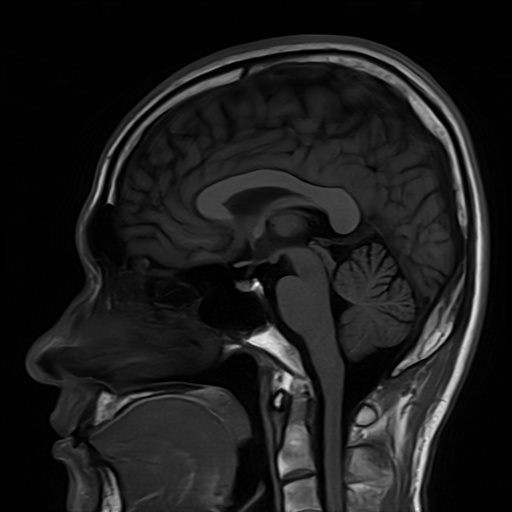
%> input picture Experiment_08/Inputs/images/Brain_MRI.png, 512 x 512 px
$ octave --eval "result = task_9_4_morphological_boundaries;"   (GNU Octave 9; MATLAB toolbox functions it lacks are replaced by stand-ins)
%> lines starting %> are read from the running program, lines starting %| are printed output that depends on the picture; in (x1, y1, x2, y2) boxes, pixels count from 0 and x2, y2 are one past the last pixel; in counts of white or black regions, pixels touching at a corner belong together; the program's own positions count from 1
%% ==============================================================================
%% EXPERIMENT 09: TASK 9.4 - MORPHOLOGICAL BOUNDARY EXTRACTION (MATLAB)
%% ==============================================================================
function df = task_9_4_morphological_boundaries()
    baseDir = fileparts(fileparts(mfilename('fullpath')));
    imgPath = fullfile(baseDir, 'Inputs', 'images', 'Brain_MRI.png');
    outDir = fullfile(baseDir, 'Outputs', 'MATLAB');
    tabDir = fullfile(baseDir, 'Tables');
    if ~exist(outDir, 'dir'); mkdir(outDir); end
    if ~exist(tabDir, 'dir'); mkdir(tabDir); end

    mri = imread(imgPath);
%> mri is the input picture: size 512x512x3 uint8; min 0, max 254, mean 27.9
    if size(mri, 3) == 3; mri = rgb2gray(mri); end
    if size(mri, 1) ~= 512 || size(mri, 2) ~= 512
        mri = imresize(mri, [512, 512]);
    end

    se3 = strel('disk', 1, 0);
    cleanTumor = imopen(imclose(mri > 175, se3), se3);
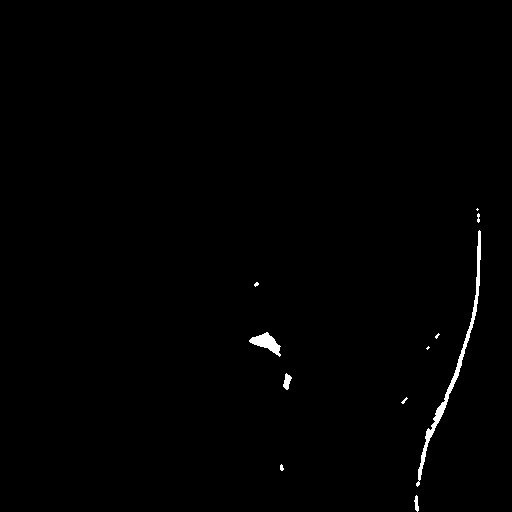
%> cleanTumor: size 512x512 logical; 0.64% white; 11 white regions (5 under 20 px), largest, box (x1, y1, x2, y2) and area: (416, 230, 481, 487) 1062, (249, 332, 281, 357) 358, (283, 373, 292, 390) 89, (414, 495, 419, 512) 53, (477, 213, 480, 223) 22, (280, 464, 284, 471) 20

    % (a) Internal Boundary: A - (A (-) B)
    bInternal = cleanTumor & ~imerode(cleanTumor, se3);
%> bInternal: size 512x512 logical; 0.28% white in thin lines or dots, all inside (x1, y1, x2, y2) = (249, 208, 481, 512)

    % (b) External Boundary: (A (+) B) - A
    bExternal = imdilate(cleanTumor, se3) & ~cleanTumor;
%> bExternal: size 512x512 logical; 0.3% white in thin lines or dots, all inside (x1, y1, x2, y2) = (248, 207, 482, 512)

    % (c) Symmetrical Gradient: (A (+) B) - (A (-) B)
    bGradient = imdilate(cleanTumor, se3) & ~imerode(cleanTumor, se3);
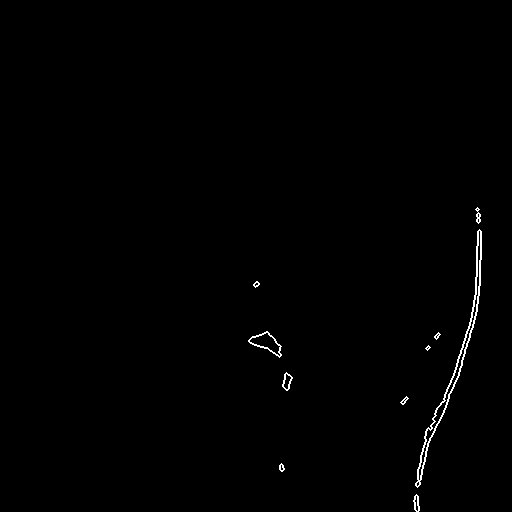
%> bGradient: size 512x512 logical; 0.57% white in thin lines or dots, all inside (x1, y1, x2, y2) = (248, 207, 482, 512)

    pInt = sum(bInternal(:));
%> pInt = 728
    pExt = sum(bExternal(:));
%> pExt = 775
    pGrad = sum(bGradient(:));
%> pGrad = 1503

    fprintf('==================================================================\n');
    fprintf('TASK 9.4: MORPHOLOGICAL BOUNDARY EXTRACTION BENCHMARK (MATLAB)\n');
    fprintf('==================================================================\n');
    fprintf('%-34s | %-20s | %-24s\n', 'Boundary Formulation', 'Perimeter (Pixels)', 'Theoretical Thickness');
    fprintf('----------------------------------------------------------------------------------\n');
    fprintf('%-34s | %-20d | 1 Pixel Wide (Inside)\n', 'Internal Boundary: A - (A ⊖ B)', pInt);
%| Internal Boundary: A - (A ⊖ B)   | 728                  | 1 Pixel Wide (Inside)
    fprintf('%-34s | %-20d | 1 Pixel Wide (Outside)\n', 'External Boundary: (A ⊕ B) - A', pExt);
%| External Boundary: (A ⊕ B) - A   | 775                  | 1 Pixel Wide (Outside)
    fprintf('%-34s | %-20d | 2 Pixels Wide (Centered)\n', 'Symmetrical Gradient: (A ⊕ B) - (A ⊖ B)', pGrad);
%| Symmetrical Gradient: (A ⊕ B) - (A ⊖ B) | 1503                 | 2 Pixels Wide (Centered)

    df = table({
        'Internal Boundary: A - (A ⊖ B)';
        'External Boundary: (A ⊕ B) - A';
        'Symmetrical Gradient: (A ⊕ B) - (A ⊖ B)'
    }, [pInt; pExt; pGrad], [1; 1; 2], {
        'Inside true boundary';
        'Outside true boundary';
        'Straddles true boundary'
    }, 'VariableNames', {'Formulation', 'Perimeter_Pixels', 'Thickness_Pixels', 'Location'});
%> df = 3 items; Perimeter_Pixels and Thickness_Pixels: 728 1, 775 1, 1503 2
    csvPath = fullfile(tabDir, 'exp09_task_9_4_boundary_metrics_matlab.csv');
    writetable(df, csvPath);
    fprintf('\n[SAVED] Task 9.4 table: %s\n', csvPath);

    % Color Overlay (RGB)
    rgbOverlay = cat(3, mri, mri, mri);
    rChan = rgbOverlay(:, :, 1);
    gChan = rgbOverlay(:, :, 2);
    bChan = rgbOverlay(:, :, 3);

    % Internal: Cyan [0, 240, 255]
    rChan(bInternal) = 0; gChan(bInternal) = 240; bChan(bInternal) = 255;
%> after `rChan(bInternal) = 0`:
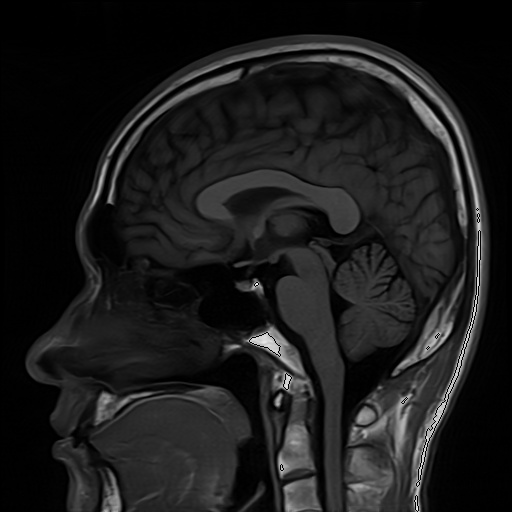
%> rChan: size 512x512 uint8; min 0, max 254, mean 27.3
%> after `gChan(bInternal) = 240`: gChan: size 512x512 uint8; min 0, max 254, mean 28
%> after `bChan(bInternal) = 255`:
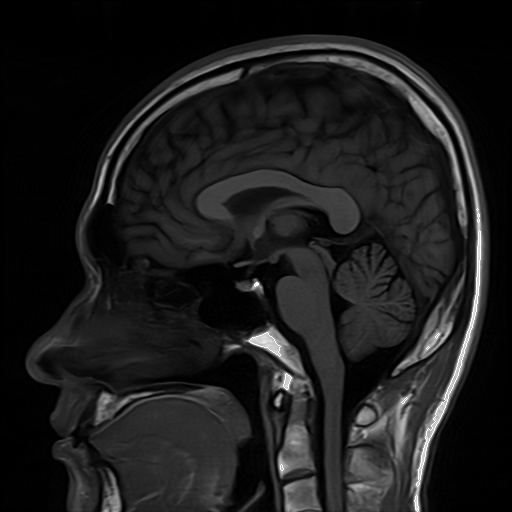
%> bChan: size 512x512 uint8; min 0, max 255, mean 28.1
    % External: Coral/Magenta [255, 50, 150]
    rChan(bExternal) = 255; gChan(bExternal) = 50; bChan(bExternal) = 150;
%> after `rChan(bExternal) = 255`:
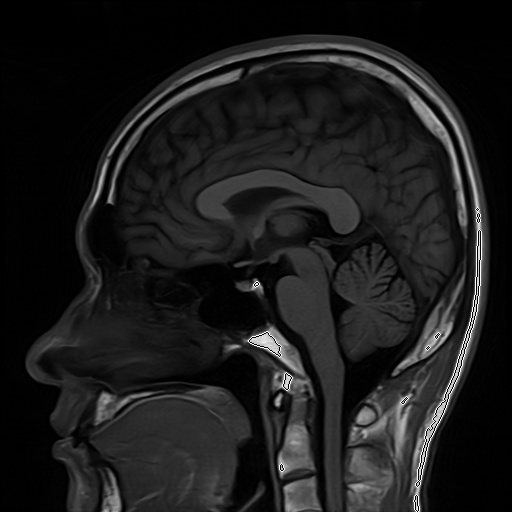
%> rChan: size 512x512 uint8; 0.3% of pixels changed, all inside (x1, y1, x2, y2) = (248, 207, 482, 512)
%> after `gChan(bExternal) = 50`:
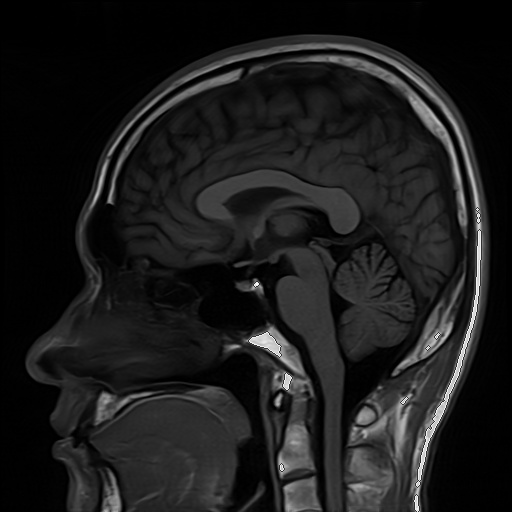
%> gChan: size 512x512 uint8; min 0, max 254, mean 27.7

    rgbOverlay = cat(3, rChan, gChan, bChan);

    f = figure('Visible', 'off', 'Position', [100, 100, 1200, 1100]);
    subplot(2, 2, 1); imshow(cleanTumor); title('Input Solid Tumor Mask A', 'FontWeight', 'bold');
    subplot(2, 2, 2); imshow(bGradient); title(sprintf('Symmetrical Gradient (Perim=%d px)', pGrad), 'FontWeight', 'bold');
    subplot(2, 2, 3); imshow(rgbOverlay); title('Internal (Cyan) vs External (Magenta) Overlay', 'FontWeight', 'bold');
    rZ = 151:350; cZ = 151:350;
    subplot(2, 2, 4); imshow(rgbOverlay(rZ, cZ, :)); title('High-Mag Anatomical Zoom (200x200 Crop)', 'FontWeight', 'bold');
%> after `imshow(rgbOverlay(rZ, cZ, :))`:
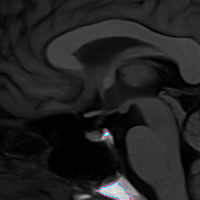
%> displayed picture: size 200x200x3, on the screen's scale of 0 to 255; mean R, G, B 33.4, 33.5, 33.7
%> `result = task_9_4_morphological_boundaries;`: result has the same summary as df in task_9_4_morphological_boundaries

    figPath = fullfile(outDir, 'exp09_task_9_4_boundary_extraction_m.png');
    saveas(f, figPath);
    close(f);
    fprintf('[SAVED] Task 9.4 figure: %s\n', figPath);
end
